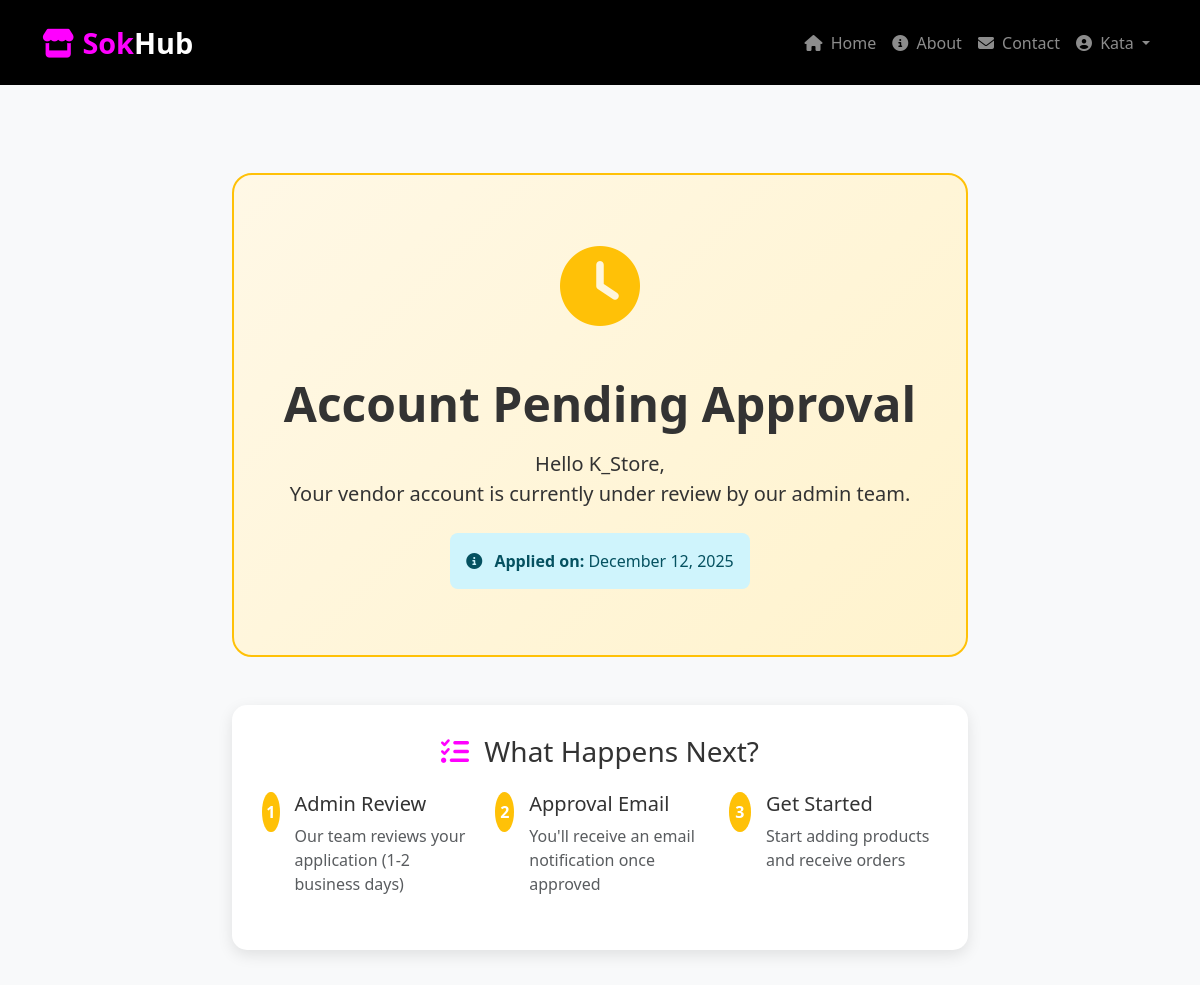
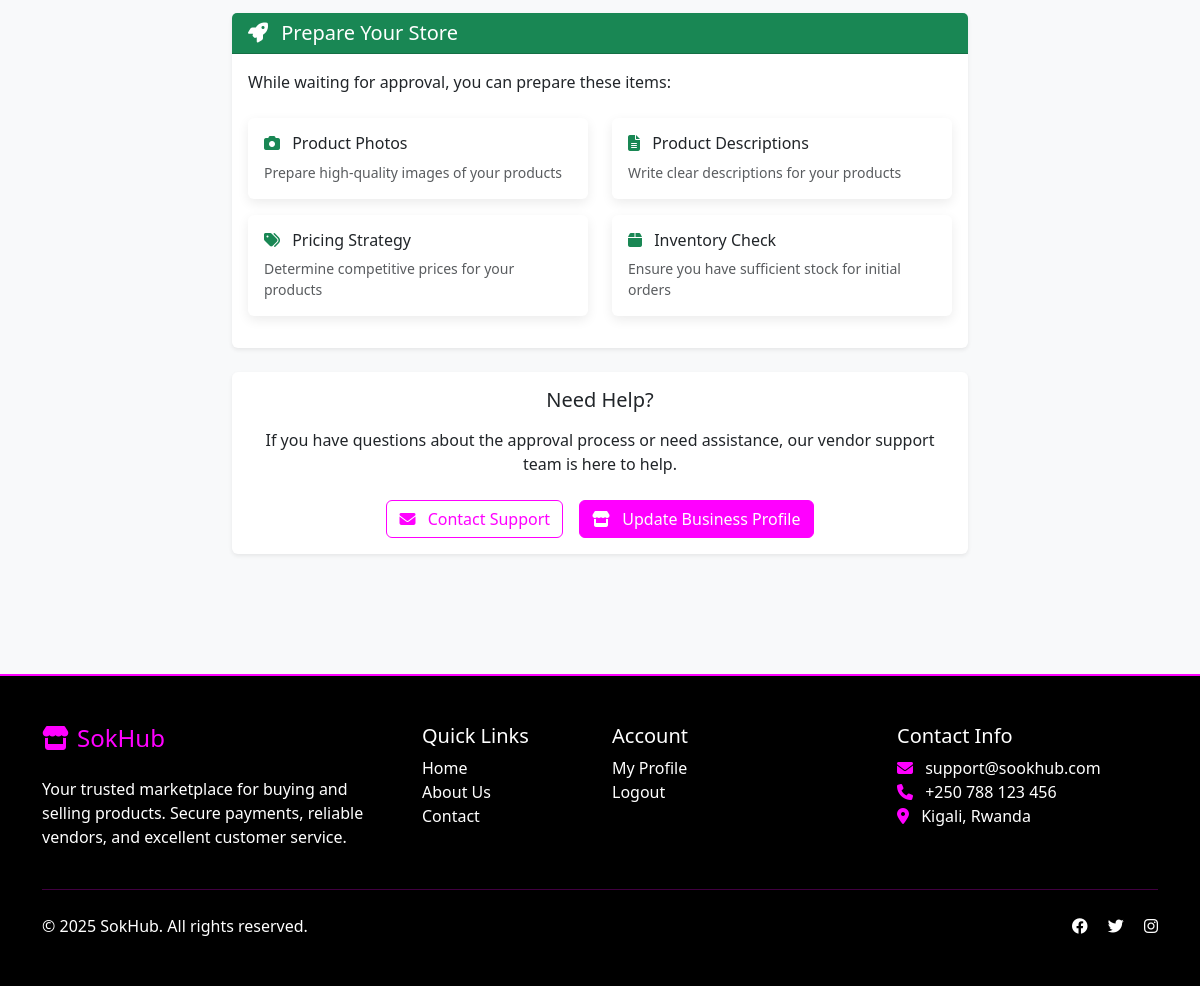
The page /customer/vendor/pending/ (signed in) on the database its author committed (2 pictures, top to bottom).
### customer/models.py (models this page shows, shortened)
class User(AbstractUser):
    USER_TYPE_CHOICES = (
        ('vendor', 'Vendor'),
        ('customer', 'Customer'),
        ('admin', 'Admin'),
    )
    user_type = models.CharField(max_length=20, choices=USER_TYPE_CHOICES, default='customer')
    phone = models.CharField(max_length=15, unique=True)
    location = models.TextField()
    email = models.EmailField(unique=True)
    date_joined = models.DateTimeField(auto_now_add=True)
    is_email_verified = models.BooleanField(default=False)

class VendorProfile(models.Model):
    user = models.OneToOneField(User, on_delete=models.CASCADE, related_name='vendorprofile')
    business_name = models.CharField(max_length=200)
    business_address = models.TextField()
    tax_id = models.CharField(max_length=50, blank=True, null=True)
    default_momo_number = models.CharField(max_length=15)
    admin_override_momo = models.CharField(max_length=15, blank=True, null=True,
                                          help_text="Admin can set different Momo number for this vendor")
    is_approved = models.BooleanField(default=False)
    approved_by = models.ForeignKey(User, on_delete=models.SET_NULL, null=True, blank=True,
                                   related_name='approved_vendors')
    approved_date = models.DateTimeField(null=True, blank=True)
    business_description = models.TextField(blank=True, null=True)
    business_logo = models.ImageField(upload_to='vendor_logos/', blank=True, null=True)
    website = models.URLField(blank=True, null=True)
    is_active = models.BooleanField(default=True)
    rating = models.DecimalField(max_digits=3, decimal_places=2, default=0.00)
    total_sales = models.IntegerField(default=0)
    created_at = models.DateTimeField(auto_now_add=True)
    updated_at = models.DateTimeField(auto_now=True)
    class Meta:
        ordering = ['-created_at']
        verbose_name = "Vendor Profile"
        verbose_name_plural = "Vendor Profiles"

### customer/views.py (the view)
# urls.py: path('vendor/pending/', views.vendor_pending, name='vendor_pending'),
@login_required
@vendor_required
def vendor_pending(request):
    vendor_profile = get_object_or_404(VendorProfile, user=request.user)
    context = {
        'vendor': vendor_profile,
        'is_approved': vendor_profile.is_approved,
        'business_name': vendor_profile.business_name,
        'applied_date': vendor_profile.created_at
    }
    return render(request, 'consumer/vendor_pending.html', context)

### customer/templates/consumer/vendor_pending.html (shortened to what this page needs)
{% extends "base.html" %}
{% block content %}
<div class="container py-5">
    <div class="row justify-content-center">
        <div class="col-lg-8">
            <div class="pending-container text-center mb-5">
                <div class="pending-icon">
                    <i class="fas fa-clock"></i>
                </div>
                <h1 class="display-5 fw-bold mb-3">Account Pending Approval</h1>
                <p class="lead mb-4">
                    Hello <strong>{{ vendor.business_name }}</strong>,<br>
                    Your vendor account is currently under review by our admin team.
                </p>
                <div class="alert alert-info d-inline-block">
                    <i class="fas fa-info-circle me-2"></i>
                    <strong>Applied on:</strong> {{ vendor.created_at|date:"F d, Y" }}
                </div>
            </div>
            <div class="steps-container mb-5">
                <h3 class="text-center mb-4">
                    <i class="fas fa-list-check me-2 text-magenta"></i> What Happens Next?
                </h3>
                <div class="row">
                    <div class="col-md-4 mb-4">
                        <div class="d-flex align-items-start">
                            <div class="step-number">1</div>
                            <div>
                                <h5>Admin Review</h5>
                                <p class="text-muted mb-0">Our team reviews your application (1-2 business days)</p>
                            </div>
                        </div>
                    </div>
                    <div class="col-md-4 mb-4">
                        <div class="d-flex align-items-start">
                            <div class="step-number">2</div>
                            <div>
                                <h5>Approval Email</h5>
                                <p class="text-muted mb-0">You'll receive an email notification once approved</p>
                            </div>
                        </div>
                    </div>
                    <div class="col-md-4 mb-4">
                        <div class="d-flex align-items-start">
                            <div class="step-number">3</div>
                            <div>
                                <h5>Get Started</h5>
                                <p class="text-muted mb-0">Start adding products and receive orders</p>
                            </div>
                        </div>
                    </div>
                </div>
            </div>
            <div class="card shadow-sm mb-4">
                <div class="card-header bg-success text-white">
                    <h5 class="mb-0">
                        <i class="fas fa-rocket me-2"></i> Prepare Your Store
                    </h5>
                </div>
                <div class="card-body">
                    <p class="mb-4">While waiting for approval, you can prepare these items:</p>
                    <div class="row">
                        <div class="col-md-6 mb-3">
                            <div class="card h-100 border-success">
                                <div class="card-body">
                                    <h6>
                                        <i class="fas fa-camera me-2 text-success"></i> Product Photos
                                    </h6>
                                    <p class="small text-muted mb-0">
                                        Prepare high-quality images of your products
                                    </p>
                                </div>
                            </div>
                        </div>
                        <div class="col-md-6 mb-3">
                            <div class="card h-100 border-success">
                                <div class="card-body">
                                    <h6>
                                        <i class="fas fa-file-alt me-2 text-success"></i> Product Descriptions
                                    </h6>
                                    <p class="small text-muted mb-0">
                                        Write clear descriptions for your products
                                    </p>
                                </div>
                            </div>
                        </div>
                        <div class="col-md-6 mb-3">
                            <div class="card h-100 border-success">
                                <div class="card-body">
                                    <h6>
                                        <i class="fas fa-tags me-2 text-success"></i> Pricing Strategy
                                    </h6>
                                    <p class="small text-muted mb-0">
                                        Determine competitive prices for your products
                                    </p>
                                </div>
                            </div>
                        </div>
                        <div class="col-md-6 mb-3">
                            <div class="card h-100 border-success">
                                <div class="card-body">
                                    <h6>
                                        <i class="fas fa-box me-2 text-success"></i> Inventory Check
                                    </h6>
                                    <p class="small text-muted mb-0">
                                        Ensure you have sufficient stock for initial orders
                                    </p>
                                </div>
                            </div>
                        </div>
                    </div>
                </div>
            </div>
            <div class="card shadow-sm">
                <div class="card-body text-center">
                    <h5 class="mb-3">Need Help?</h5>
                    <p class="mb-4">
                        If you have questions about the approval process or need assistance,
                        our vendor support team is here to help.
                    </p>
                    <div class="d-flex justify-content-center gap-3">
                        <a href="{% url 'contact' %}" class="btn btn-outline-magenta">
                            <i class="fas fa-envelope me-2"></i> Contact Support
                        </a>
                        <a href="{% url 'vendor_profile' %}" class="btn btn-magenta">
                            <i class="fas fa-store me-2"></i> Update Business Profile
                        </a>
                    </div>
                </div>
            </div>
        </div>
    </div>
</div>
{% endblock %}

### customer/templates/base.html (shortened to what this page needs)
<!DOCTYPE html>
<html lang="en">
<head>
    <link href="https://cdn.jsdelivr.net/npm/bootstrap@5.3.0/dist/css/bootstrap.min.css" rel="stylesheet">
    <link rel="stylesheet" href="https://cdnjs.cloudflare.com/ajax/libs/font-awesome/6.4.0/css/all.min.css">
</head>
<body>
    <nav class="navbar navbar-expand-lg navbar-dark bg-black py-3">
        <div class="container">
            <a class="navbar-brand text-magenta" href="{% url 'product_list' %}">
                <i class="fas fa-store me-2"></i>Sok<span class="text-white">Hub</span>
            </a>
            <div class="collapse navbar-collapse" id="navbarNav">
                <ul class="navbar-nav ms-auto">
                    <li class="nav-item">
                        <a class="nav-link {% if request.path == '/' %}active{% endif %}" href="{% url 'product_list' %}">
                            <i class="fas fa-home me-1"></i> Home
                        </a>
                    </li>
                    <li class="nav-item">
                        <a class="nav-link {% if 'about' in request.path %}active{% endif %}" href="{% url 'about' %}">
                            <i class="fas fa-info-circle me-1"></i> About
                        </a>
                    </li>
                    <li class="nav-item">
                        <a class="nav-link {% if 'contact' in request.path %}active{% endif %}" href="{% url 'contact' %}">
                            <i class="fas fa-envelope me-1"></i> Contact
                        </a>
                    </li>
                    {% if user.is_authenticated %}
                        <li class="nav-item dropdown">
                            <a class="nav-link dropdown-toggle" href="#" id="navbarDropdown" role="button" data-bs-toggle="dropdown">
                                <i class="fas fa-user-circle me-1"></i> {{ user.username }}
                            </a>
                        </li>
                    {% endif %}
                </ul>
            </div>
        </div>
    </nav>
    <main class="py-4">
        {% block content %}{% endblock %}
    </main>
    <footer class="bg-black text-white py-5 mt-5">
        <div class="container">
            <div class="row">
                <div class="col-md-4">
                    <h4 class="text-magenta mb-4">
                        <i class="fas fa-store me-2"></i>SokHub
                    </h4>
                    <p>Your trusted marketplace for buying and selling products. Secure payments, reliable vendors, and excellent customer service.</p>
                </div>
                <div class="col-md-2">
                    <h5>Quick Links</h5>
                    <ul class="list-unstyled">
                        <li><a href="{% url 'product_list' %}" class="text-white text-decoration-none">Home</a></li>
                        <li><a href="{% url 'about' %}" class="text-white text-decoration-none">About Us</a></li>
                        <li><a href="{% url 'contact' %}" class="text-white text-decoration-none">Contact</a></li>
                    </ul>
                </div>
                <div class="col-md-3">
                    <h5>Account</h5>
                    <ul class="list-unstyled">
                        {% if user.is_authenticated %}
                            <li><a href="{% url 'profile' %}" class="text-white text-decoration-none">My Profile</a></li>
                            <li><a href="{% url 'logout' %}" class="text-white text-decoration-none">Logout</a></li>
                        {% else %}
                            <li><a href="{% url 'login' %}" class="text-white text-decoration-none">Login</a></li>
                            <li><a href="{% url 'register' %}" class="text-white text-decoration-none">Register</a></li>
                        {% endif %}
                    </ul>
                </div>
                <div class="col-md-3">
                    <h5>Contact Info</h5>
                    <ul class="list-unstyled">
                        <li><i class="fas fa-envelope me-2 text-magenta"></i> support@sookhub.com</li>
                        <li><i class="fas fa-phone me-2 text-magenta"></i> +250 788 123 456</li>
                        <li><i class="fas fa-map-marker-alt me-2 text-magenta"></i> Kigali, Rwanda</li>
                    </ul>
                </div>
            </div>
            <hr class="border-magenta my-4">
            <div class="row">
                <div class="col-md-6">
                    <p class="mb-0">&copy; {% now "Y" %} SokHub. All rights reserved.</p>
                </div>
                <div class="col-md-6 text-md-end">
                    <a href="#" class="text-white text-decoration-none me-3"><i class="fab fa-facebook"></i></a>
                    <a href="#" class="text-white text-decoration-none me-3"><i class="fab fa-twitter"></i></a>
                    <a href="#" class="text-white text-decoration-none"><i class="fab fa-instagram"></i></a>
                </div>
            </div>
        </div>
    </footer>
</body>
</html>

### rows shown on the page
User: username "Kata"
VendorProfile: business_name "K_Store", created_at "December 12, 2025"
